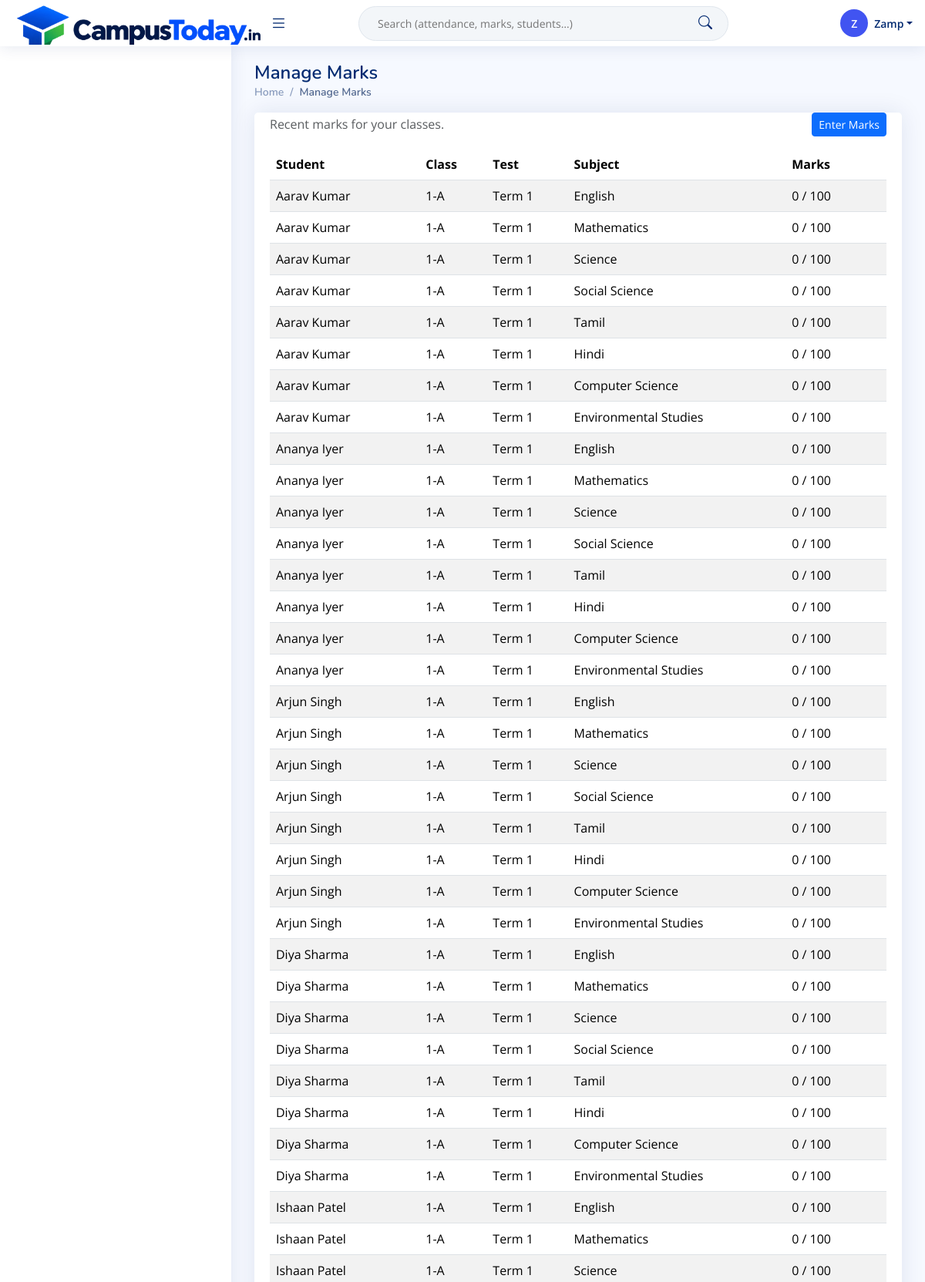
The page /teacher/marks_manage.php (signed in, upper part) on the database its author committed.
### tables this page shows
CREATE TABLE `marks` (
  `id` varchar(20) NOT NULL,
  `subjectName` varchar(50) NOT NULL,
  `testName` varchar(50) NOT NULL,
  `date` varchar(25) NOT NULL,
  `marksObtained` varchar(10) DEFAULT NULL,
  `totalMarks` varchar(10) DEFAULT NULL
);

CREATE TABLE `student_info` (
  `id` varchar(20) NOT NULL,
  `name` varchar(50) DEFAULT NULL,
  `age` int(11) DEFAULT NULL,
  `standard` int(11) DEFAULT NULL,
  `section` varchar(2) DEFAULT NULL,
  `gender` varchar(10) DEFAULT NULL,
  `dateOfBirth` varchar(20) DEFAULT NULL,
  `address` varchar(150) DEFAULT NULL,
  `bloodGroup` varchar(5) DEFAULT NULL,
  `phone` varchar(15) DEFAULT NULL,
  `emailID` varchar(50) DEFAULT NULL,
  `fatherName` varchar(50) DEFAULT NULL,
  `fatherOccupation` varchar(50) DEFAULT NULL,
  `fatherPhone` varchar(15) DEFAULT NULL,
  `fatherAnnualIncome` varchar(15) DEFAULT NULL,
  `motherName` varchar(50) DEFAULT NULL,
  `motherOccupation` varchar(50) DEFAULT NULL,
  `motherPhone` varchar(15) DEFAULT NULL,
  `motherAnnualIncome` varchar(15) DEFAULT NULL,
  `community` varchar(20) DEFAULT NULL,
  `identificationMark` varchar(50) DEFAULT NULL,
  `comments` varchar(50) DEFAULT NULL,
  `previousEducation` varchar(100) DEFAULT NULL,
  `coCurricularActivity` varchar(50) DEFAULT NULL,
  `locOfProfilePic` varchar(150) DEFAULT NULL
);

### teacher/marks_manage.php (the view, shortened to what this page needs)
<?php
$teacherId = (string)$_SESSION['id'];
$conn = db_mysqli();
$marks = [];
$sql = "SELECT m.id, m.testName, m.subjectName, m.marksObtained, m.totalMarks,
               si.name AS student_name, si.standard, si.section
        FROM marks m
        JOIN student_info si ON si.id = m.id
        JOIN teacher_subject_allocation tsa
          ON tsa.teacher_id = ?
         AND tsa.standard = si.standard
         AND tsa.section = si.section
         AND tsa.subject_name = m.subjectName
        ORDER BY m.testName DESC, si.standard, si.section, si.name
        LIMIT 200";
if ($stmt = $conn->prepare($sql)) {
    $stmt->bind_param('s', $teacherId);
    $stmt->execute();
    $res = $stmt->get_result();
    while ($row = $res->fetch_assoc()) {
        $marks[] = $row;
    }
}
include __DIR__ . '/includes/teacher_header.php';
?>
<aside id="sidebar" class="sidebar">
</aside>
<main id="main" class="main">
  <div class="pagetitle">
    <h1>Manage Marks</h1>
    <nav>
      <ol class="breadcrumb">
        <li class="breadcrumb-item"><a href="dashboard.php">Home</a></li>
        <li class="breadcrumb-item active">Manage Marks</li>
      </ol>
    </nav>
  </div>
  <section class="section">
    <div class="card">
      <div class="card-body">
        <div class="d-flex justify-content-between align-items-center mb-3">
          <p class="mb-0 text-muted">Recent marks for your classes.</p>
          <a href="add_marks.php" class="btn btn-primary btn-sm">Enter Marks</a>
        </div>
        <?php if (!$marks): ?>
          <div class="alert alert-info mb-0">No marks found yet. Use <a href="add_marks.php">Enter Marks</a> to add results.</div>
        <?php else: ?>
          <div class="table-responsive">
            <table class="table table-striped align-middle">
              <thead>
                <tr>
                  <th>Student</th>
                  <th>Class</th>
                  <th>Test</th>
                  <th>Subject</th>
                  <th>Marks</th>
                </tr>
              </thead>
              <tbody>
                <?php foreach ($marks as $row): ?>
                  <tr>
                    <td><?= e((string)$row['student_name']) ?></td>
                    <td><?= e((string)$row['standard']) ?>-<?= e((string)$row['section']) ?></td>
                    <td><?= e((string)$row['testName']) ?></td>
                    <td><?= e((string)$row['subjectName']) ?></td>
                    <td><?= e((string)$row['marksObtained']) ?> / <?= e((string)$row['totalMarks']) ?></td>
                  </tr>
                <?php endforeach; ?>
              </tbody>
            </table>
          </div>
        <?php endif; ?>
      </div>
    </div>
  </section>
</main>
<?php include __DIR__ . '/includes/teacher_footer.php'; ?>

### assets/css/style.css (style rules this page uses)
:root { scroll-behavior: smooth; }
body { font-family: "Open Sans", sans-serif; background: #f6f9ff; color: #444444; }
a { color: #4154f1; text-decoration: none; }
h1, h2, h3, h4, h5, h6 { font-family: "Nunito", sans-serif; }
#main { margin-top: 60px; padding: 20px 30px; transition: all 0.3s; }
.pagetitle { margin-bottom: 10px; }
.pagetitle h1 { font-size: 24px; margin-bottom: 0; font-weight: 600; color: #012970; }
.card { margin-bottom: 30px; border: none; border-radius: 5px; box-shadow: 0px 0 30px rgba(1, 41, 112, 0.1); }
.card-body { padding: 0 20px 20px 20px; }
.breadcrumb { font-size: 14px; font-family: "Nunito", sans-serif; color: #899bbd; font-weight: 600; }
.breadcrumb a { color: #899bbd; transition: 0.3s; }
.breadcrumb .breadcrumb-item::before { color: #899bbd; }
.breadcrumb .active { color: #51678f; font-weight: 600; }
.sidebar { position: fixed; top: 60px; left: 0; bottom: 0; width: 300px; z-index: 996; transition: all 0.3s; padding: 20px; overflow-y: auto; scrollbar-width: thin; scrollbar-color: #aab7cf transparent; box-shadow: 0px 0px 20px rgba(1, 41, 112, 0.1); background-color: #fff; }
@media (min-width: 1200px) { #main, #footer { margin-left: 300px; } }

### assets/css/portal.css (style rules this page uses)
.sidebar { background-color: #fff; }

### rows shown on the page
marks: student_info.name "Aarav Kumar", student_info.standard "1", student_info.section "A", testName "Term 1", subjectName "English", marksObtained "0", totalMarks "100"
marks: student_info.name "Aarav Kumar", student_info.standard "1", student_info.section "A", testName "Term 1", subjectName "Mathematics", marksObtained "0", totalMarks "100"
marks: student_info.name "Aarav Kumar", student_info.standard "1", student_info.section "A", testName "Term 1", subjectName "Science", marksObtained "0", totalMarks "100"
marks: student_info.name "Aarav Kumar", student_info.standard "1", student_info.section "A", testName "Term 1", subjectName "Social Science", marksObtained "0", totalMarks "100"
marks: student_info.name "Aarav Kumar", student_info.standard "1", student_info.section "A", testName "Term 1", subjectName "Tamil", marksObtained "0", totalMarks "100"
marks: student_info.name "Aarav Kumar", student_info.standard "1", student_info.section "A", testName "Term 1", subjectName "Hindi", marksObtained "0", totalMarks "100"
marks: student_info.name "Aarav Kumar", student_info.standard "1", student_info.section "A", testName "Term 1", subjectName "Computer Science", marksObtained "0", totalMarks "100"
marks: student_info.name "Aarav Kumar", student_info.standard "1", student_info.section "A", testName "Term 1", subjectName "Environmental Studies", marksObtained "0", totalMarks "100"
marks: student_info.name "Ananya Iyer", student_info.standard "1", student_info.section "A", testName "Term 1", subjectName "English", marksObtained "0", totalMarks "100"
marks: student_info.name "Ananya Iyer", student_info.standard "1", student_info.section "A", testName "Term 1", subjectName "Mathematics", marksObtained "0", totalMarks "100"
marks: student_info.name "Ananya Iyer", student_info.standard "1", student_info.section "A", testName "Term 1", subjectName "Science", marksObtained "0", totalMarks "100"
marks: student_info.name "Ananya Iyer", student_info.standard "1", student_info.section "A", testName "Term 1", subjectName "Social Science", marksObtained "0", totalMarks "100"
marks: student_info.name "Ananya Iyer", student_info.standard "1", student_info.section "A", testName "Term 1", subjectName "Tamil", marksObtained "0", totalMarks "100"
marks: student_info.name "Ananya Iyer", student_info.standard "1", student_info.section "A", testName "Term 1", subjectName "Hindi", marksObtained "0", totalMarks "100"
marks: student_info.name "Ananya Iyer", student_info.standard "1", student_info.section "A", testName "Term 1", subjectName "Computer Science", marksObtained "0", totalMarks "100"
marks: student_info.name "Ananya Iyer", student_info.standard "1", student_info.section "A", testName "Term 1", subjectName "Environmental Studies", marksObtained "0", totalMarks "100"
marks: student_info.name "Arjun Singh", student_info.standard "1", student_info.section "A", testName "Term 1", subjectName "English", marksObtained "0", totalMarks "100"
marks: student_info.name "Arjun Singh", student_info.standard "1", student_info.section "A", testName "Term 1", subjectName "Mathematics", marksObtained "0", totalMarks "100"
marks: student_info.name "Arjun Singh", student_info.standard "1", student_info.section "A", testName "Term 1", subjectName "Science", marksObtained "0", totalMarks "100"
marks: student_info.name "Arjun Singh", student_info.standard "1", student_info.section "A", testName "Term 1", subjectName "Social Science", marksObtained "0", totalMarks "100"
marks: student_info.name "Arjun Singh", student_info.standard "1", student_info.section "A", testName "Term 1", subjectName "Tamil", marksObtained "0", totalMarks "100"
marks: student_info.name "Arjun Singh", student_info.standard "1", student_info.section "A", testName "Term 1", subjectName "Hindi", marksObtained "0", totalMarks "100"
marks: student_info.name "Arjun Singh", student_info.standard "1", student_info.section "A", testName "Term 1", subjectName "Computer Science", marksObtained "0", totalMarks "100"
marks: student_info.name "Arjun Singh", student_info.standard "1", student_info.section "A", testName "Term 1", subjectName "Environmental Studies", marksObtained "0", totalMarks "100"
marks: student_info.name "Diya Sharma", student_info.standard "1", student_info.section "A", testName "Term 1", subjectName "English", marksObtained "0", totalMarks "100"
marks: student_info.name "Diya Sharma", student_info.standard "1", student_info.section "A", testName "Term 1", subjectName "Mathematics", marksObtained "0", totalMarks "100"
marks: student_info.name "Diya Sharma", student_info.standard "1", student_info.section "A", testName "Term 1", subjectName "Science", marksObtained "0", totalMarks "100"
marks: student_info.name "Diya Sharma", student_info.standard "1", student_info.section "A", testName "Term 1", subjectName "Social Science", marksObtained "0", totalMarks "100"
marks: student_info.name "Diya Sharma", student_info.standard "1", student_info.section "A", testName "Term 1", subjectName "Tamil", marksObtained "0", totalMarks "100"
marks: student_info.name "Diya Sharma", student_info.standard "1", student_info.section "A", testName "Term 1", subjectName "Hindi", marksObtained "0", totalMarks "100"
marks: student_info.name "Diya Sharma", student_info.standard "1", student_info.section "A", testName "Term 1", subjectName "Computer Science", marksObtained "0", totalMarks "100"
marks: student_info.name "Diya Sharma", student_info.standard "1", student_info.section "A", testName "Term 1", subjectName "Environmental Studies", marksObtained "0", totalMarks "100"
marks: student_info.name "Ishaan Patel", student_info.standard "1", student_info.section "A", testName "Term 1", subjectName "English", marksObtained "0", totalMarks "100"
marks: student_info.name "Ishaan Patel", student_info.standard "1", student_info.section "A", testName "Term 1", subjectName "Mathematics", marksObtained "0", totalMarks "100"
marks: student_info.name "Ishaan Patel", student_info.standard "1", student_info.section "A", testName "Term 1", subjectName "Science", marksObtained "0", totalMarks "100"

### other values the page prints
$initial "Z"
$teacherName "Zamp"
